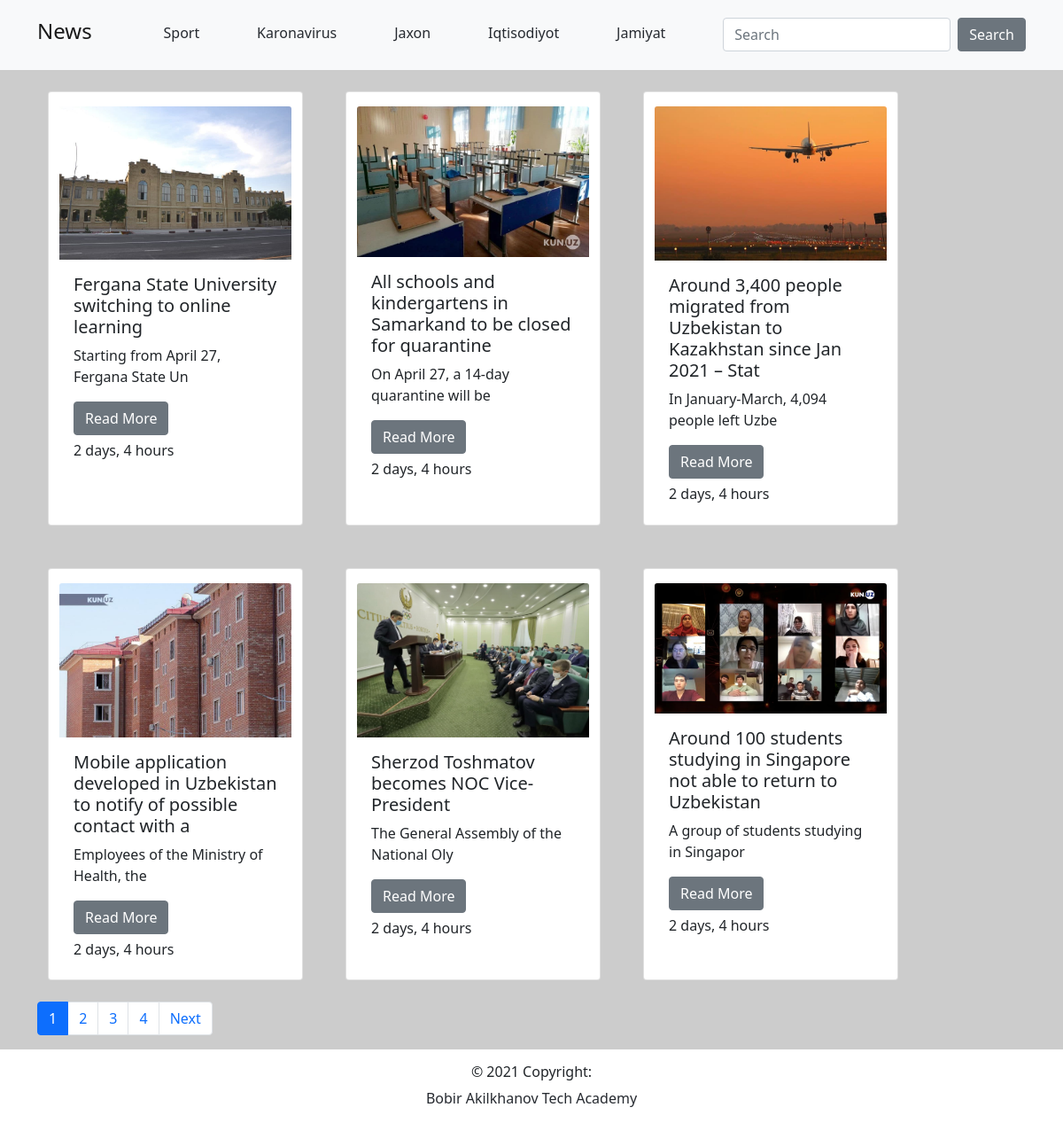
The page / on the database its author committed.
### categories/models.py (models this page shows, shortened)
class CategoryModel(models.Model):
    title = models.CharField(max_length=30)
    class Meta:
        verbose_name = 'category'
        verbose_name_plural = 'categories'

### news/models.py (models this page shows, shortened)
class NewsModel(models.Model):
    title = models.CharField(max_length=80)
    description = models.TextField()
    created_at = models.DateTimeField(auto_now_add=True)
    image = models.ImageField()
    category = models.ForeignKey(CategoryModel, on_delete=models.PROTECT, related_name='category', null=True)
    class Meta:
        verbose_name = 'news'
        verbose_name_plural = 'news'

### news/views.py (the view)
# urls.py: path('', NewsListView.as_view(), name='list'),
class NewsListView(ListView):
    template_name = 'news_list.html'
    model = NewsModel
    paginate_by = 6
    def get_queryset(self):
        pk = self.kwargs.get('pk')
        q = self.request.GET.get('q', '')
        qs = NewsModel.objects.filter(
            Q(title__icontains=q) |
            Q(description__icontains=q) |
            Q(category__title__icontains=q)
        ).order_by('-pk')
        if pk:
            qs = qs.filter(category_id=pk)
        return qs
    def get_context_data(self, **kwargs):
        context = super().get_context_data(**kwargs)
        x = ceil(NewsModel.objects.count() / self.paginate_by)
        context['range'] = range(x)
        return context

### news/templatetags/my_filters.py (called while the page is built)
@register.filter
def one_cut(title):
    return title[:40]

### website/content_processors.py (called while the page is built)
def get_categories(request):
    return {
        'categories': CategoryModel.objects.all()
    }

### templates/news_list.html (shortened to what this page needs)
{% extends 'home.html' %}
{% load my_filters %}
{% block content %}
    <div class="row">
        {% for i in object_list %}
            <div class="card col-4 m-4" style="width: 18rem;">
                <a href="{% url 'news:detail' pk=i.pk %}">
                    <img class="card-img-top mt-3" src="{{ i.image.url }}" alt="Card image cap">
                </a>
                <div class="card-body">
                    <h5 class="card-title">{{ i.title }}</h5>
                    <p class="card-text">{{ i.description|one_cut }}</p>
                    <div>
                        <a href="{% url 'news:detail' pk=i.pk %}">
                            <button class="btn btn-secondary">Read More</button>
                        </a>
                        <div class="mt-2">
                            <h6>{{ i.created_at|timesince }}</h6>
                        </div>
                    </div>
                </div>
            </div>
        {% endfor %}
    </div>
    <div aria-label="Page navigation example">
        <ul class="pagination justify-content">
            {% for i in range %}
                <li class="page-item {% if page_obj.number == forloop.counter %}active{% endif %}">
                    <a class="page-link" href="/?page={{ forloop.counter }}">{{ forloop.counter }}</a>
                </li>
            {% endfor %}
            {% if page_obj.has_next %}
                <li class="page-item">
                    <a class="page-link" href="/?page={{ page_obj.next_page_number }}">Next</a>
                </li>
            {% endif %}
        </ul>
    </div>
{% endblock %}

### templates/home.html (shortened to what this page needs)
<!DOCTYPE html>
<html lang="en">
<head>
    <link href="https://cdn.jsdelivr.net/npm/bootstrap@5.0.0-beta3/dist/css/bootstrap.min.css" rel="stylesheet"
>
</head>
<body>
{% include 'layouts/navbar.html' %}
<div class="container">
    {% block content %}{% endblock %}
</div>
<div style="background-color: white">
    <footer class="page-footer font-small blue">
        <div class="footer-copyright text-center py-3"><h6>© 2021 Copyright:</h6>
            <a href="https://ba.uz/"> Bobir Akilkhanov Tech Academy </a>
        </div>
    </footer>
</div>
</body>
</html>

### templates/layouts/navbar.html
<nav class="navbar navbar-light bg-light p-3">
    <div class="container">
        <a href="{% url 'news:list' %}" class="navbar-brand">
            <h4>News</h4>
        </a>
        {% for i in categories %}
            <a href="{% url 'news:category' pk=i.pk %}">
                <h6 class="mt-1">{{ i.title }}</h6>
            </a>
        {% endfor %}
        <form class="d-flex">
            <input value="{{ request.GET.q }}" name="q" class="form-control me-2" type="search" placeholder="Search" aria-label="Search">
            <button class="btn btn-secondary" type="submit">Search</button>
        </form>
    </div>
</nav>

### templates/home.html (style rules this page uses)
body { background-color: #cccccc; }
a { text-decoration: none; color: rgb(38, 42, 48); }

### rows shown on the page
CategoryModel: title "Sport"
CategoryModel: title "Karonavirus"
CategoryModel: title "Jaxon"
CategoryModel: title "Iqtisodiyot"
CategoryModel: title "Jamiyat"
NewsModel: image (picture), title "Fergana State University switching to online learning", description|one_cut "Starting from April 27, Fergana State Un", created_at "2 days, 4 hours"
NewsModel: image (picture), title "All schools and kindergartens in Samarkand to be closed for quarantine", description|one_cut "On April 27, a 14-day quarantine will be", created_at "2 days, 4 hours"
NewsModel: image (picture), title "Around 3,400 people migrated from Uzbekistan to Kazakhstan since Jan 2021 – Stat", description|one_cut "In January-March, 4,094 people left Uzbe", created_at "2 days, 4 hours"
NewsModel: image (picture), title "Mobile application developed in Uzbekistan to notify of possible contact with a", description|one_cut "Employees of the Ministry of Health, the", created_at "2 days, 4 hours"
NewsModel: image (picture), title "Sherzod Toshmatov becomes NOC Vice-President", description|one_cut "The General Assembly of the National Oly", created_at "2 days, 4 hours"
NewsModel: image (picture), title "Around 100 students studying in Singapore not able to return to Uzbekistan", description|one_cut "A group of students studying in Singapor", created_at "2 days, 4 hours"
